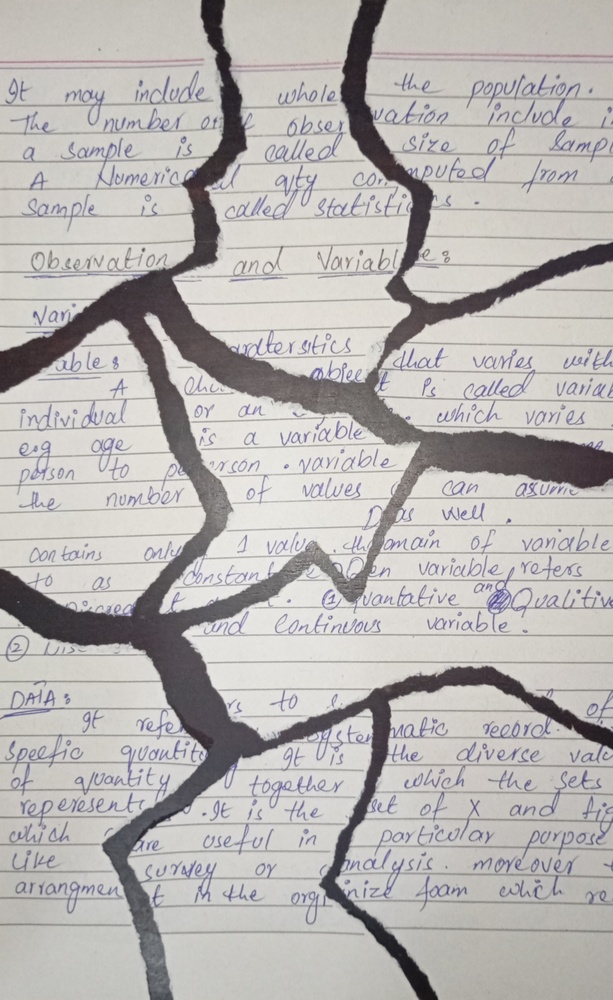
#> input picture Images/img75.jpeg, 613 x 1000 px, shrunk from 2186 x 3567 before the run, found by its file name
$ jupyter execute 'Edge detection.ipynb'   (older library calls are emulated)
#> lines starting #> are read from the running program, lines starting #| are printed output that depends on the picture; after the words box and inside, x2 and y2 are one past the last pixel; in counts of white or black regions, pixels touching at a corner belong together
[cell 1]
import numpy as np
import matplotlib.pyplot as plt
import cv2

[cell 2]
image_path = 'D:\PythonProject1\Intern\Images\img75.jpeg'
image = cv2.imread(image_path)
#> image is the input picture: shape (1000, 613, 3); mean B, G, R 179.6, 181.4, 184.6

[cell 3]
gray_image = cv2.cvtColor(image, cv2.COLOR_BGR2GRAY)
blurred_image = cv2.GaussianBlur(gray_image, (3,3), 0)
canny = cv2.Canny(blurred_image,50,150)
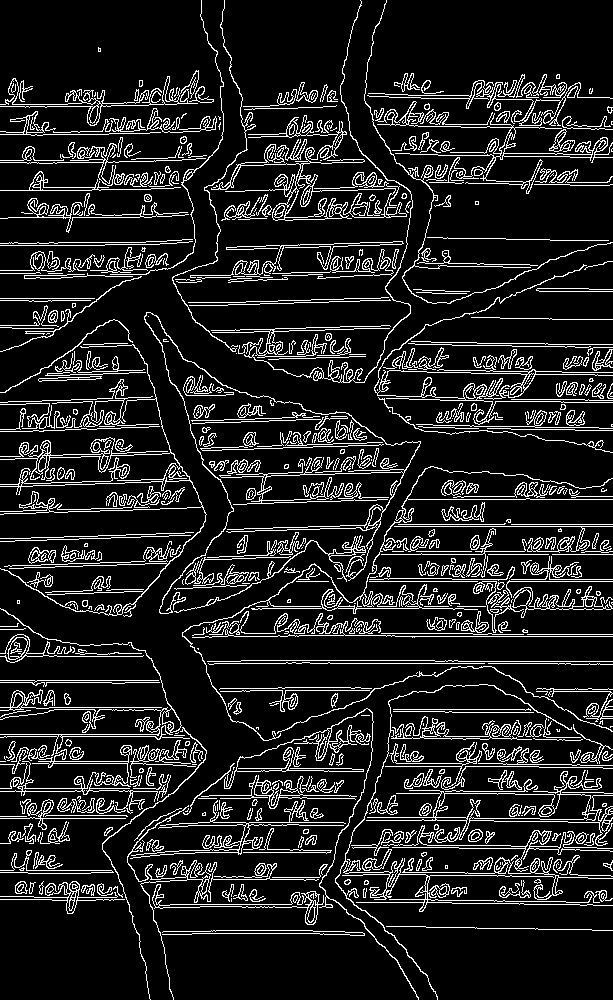
#> canny: shape (1000, 613); 12.6% white in thin lines or dots

[cell 4]
plt.figure(figsize=(15, 10))

plt.subplot(2, 2, 1)
plt.imshow(cv2.cvtColor(image, cv2.COLOR_BGR2RGB))
plt.title('Original Image')

plt.subplot(2, 2, 2)
plt.imshow(canny, cmap='gray')


plt.show()

[cell 5]
image=cv2.imread(image_path)
gray_image = cv2.cvtColor(image, cv2.COLOR_BGR2GRAY)
blurred_image = cv2.GaussianBlur(gray_image, (3,3),0)

[cell 6]
sobelx = cv2.Sobel(src=blurred_image, ddepth=cv2.CV_64F, dx=1, dy=1 )

[cell 7]
plt.figure(figsize=(15, 10))

plt.subplot(2, 2, 1)
plt.imshow(cv2.cvtColor(image,cv2.COLOR_BGR2RGB))
plt.title('Original Image')

plt.subplot(2, 2, 2)
plt.imshow(sobelx,cmap='grey')


plt.show()

[cell 8]
x=np.array([[1,1,1],[0,0,0],[-1,-1,-1]])
y=np.array([[-1,-1,-1],[0,0,0],[1,1,1]])

[cell 9]
prewittx=cv2.filter2D(blurred_image,cv2.CV_64F,x)
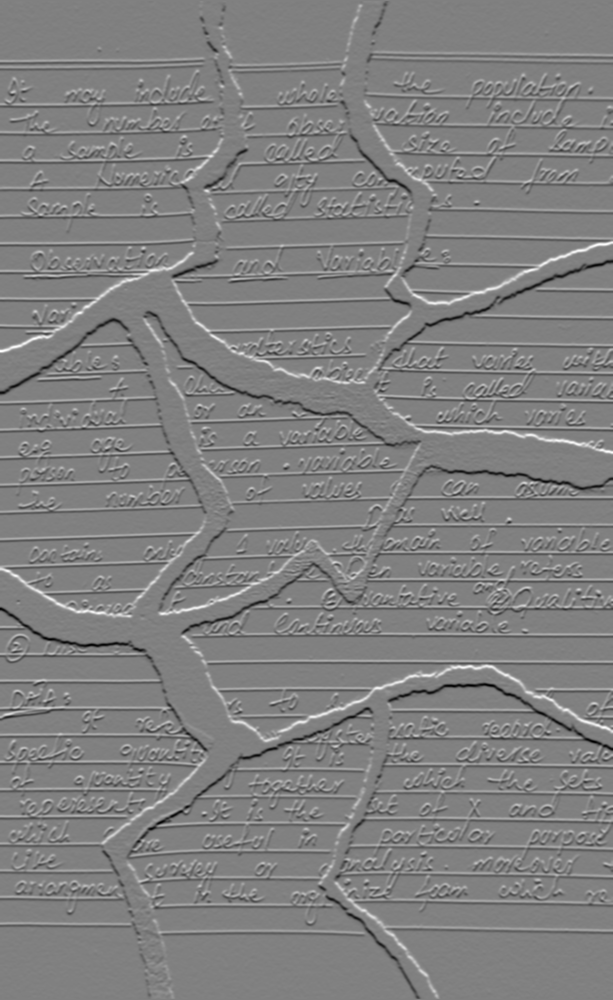
#> prewittx: shape (1000, 613) float64; min -330, max 325, mean 0; drawn with min black and max white
prewitty=cv2.filter2D(blurred_image,cv2.CV_64F,y)
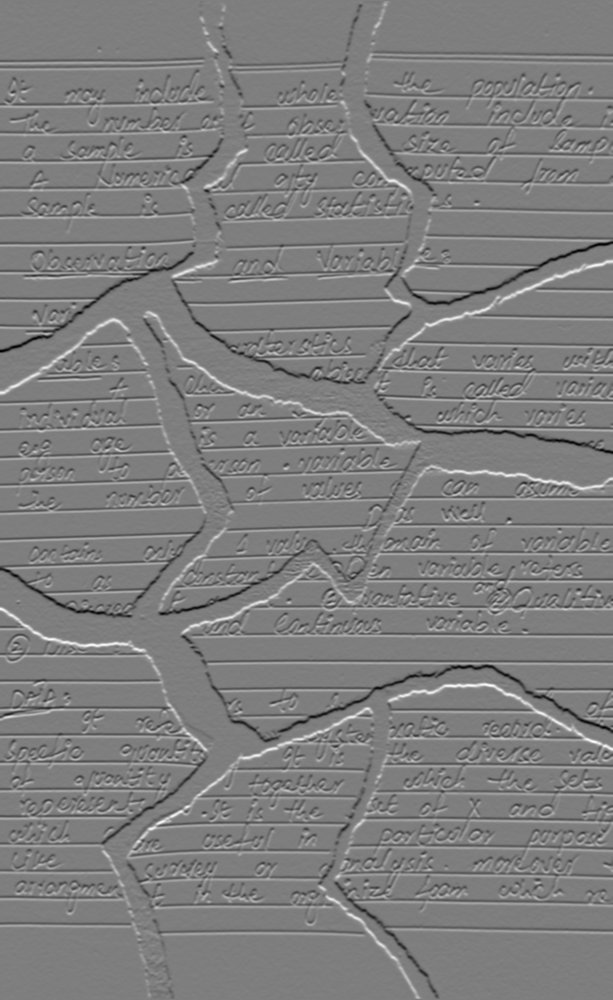
#> prewitty: shape (1000, 613) float64; min -325, max 330, mean 0; drawn with min black and max white
mag=np.sqrt(prewittx**2+prewitty**2)
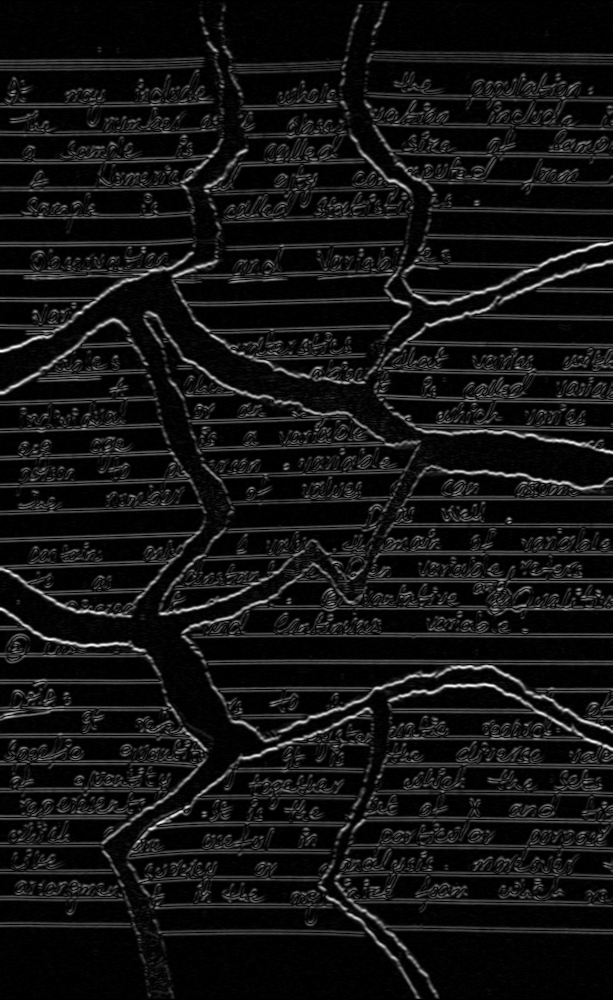
#> mag: shape (1000, 613) float64; min 0, max 466.7, mean 36.9; drawn with min black and max white

[cell 10]
final=cv2.convertScaleAbs(mag)
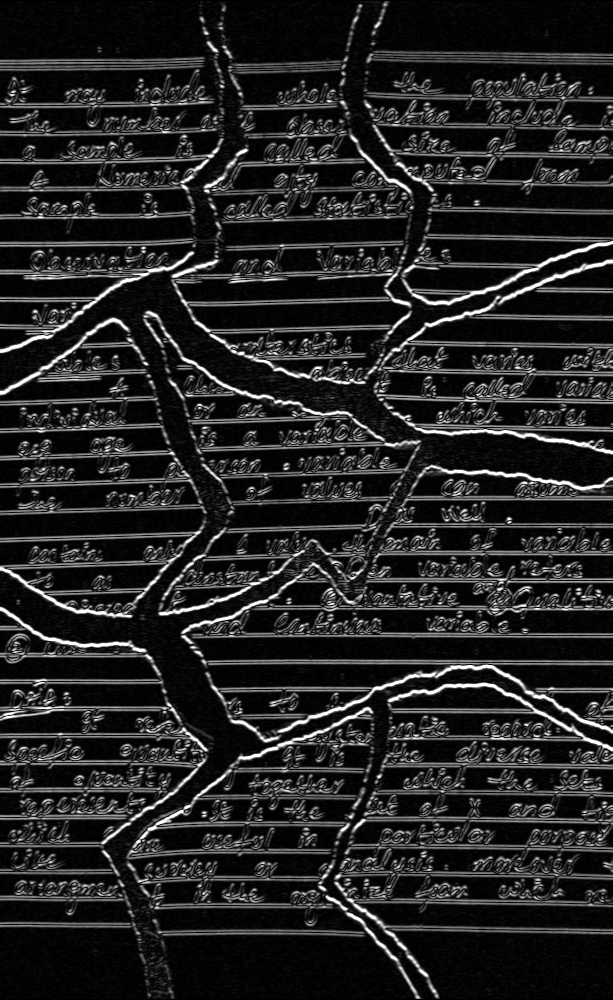
#> final: shape (1000, 613); min 0, max 255, mean 36.2
plt.figure(figsize=(15, 10))

plt.subplot(2, 2, 1)
plt.imshow(cv2.cvtColor(image, cv2.COLOR_BGR2RGB))
plt.title('Original Image')

plt.subplot(2, 2, 2)
plt.imshow(final,cmap='gray')


plt.show()
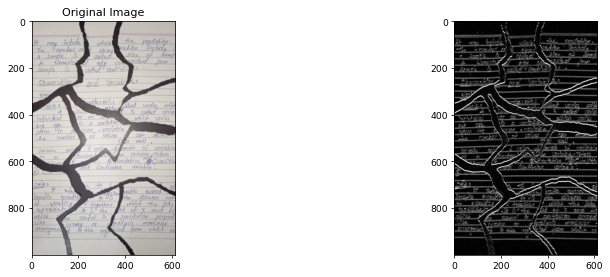
#> figure drawn by matplotlib, 2 panels

[cell 11]
scharr = cv2.Scharr(src=blurred_image, ddepth=cv2.CV_64F, dx=1, dy=0 )
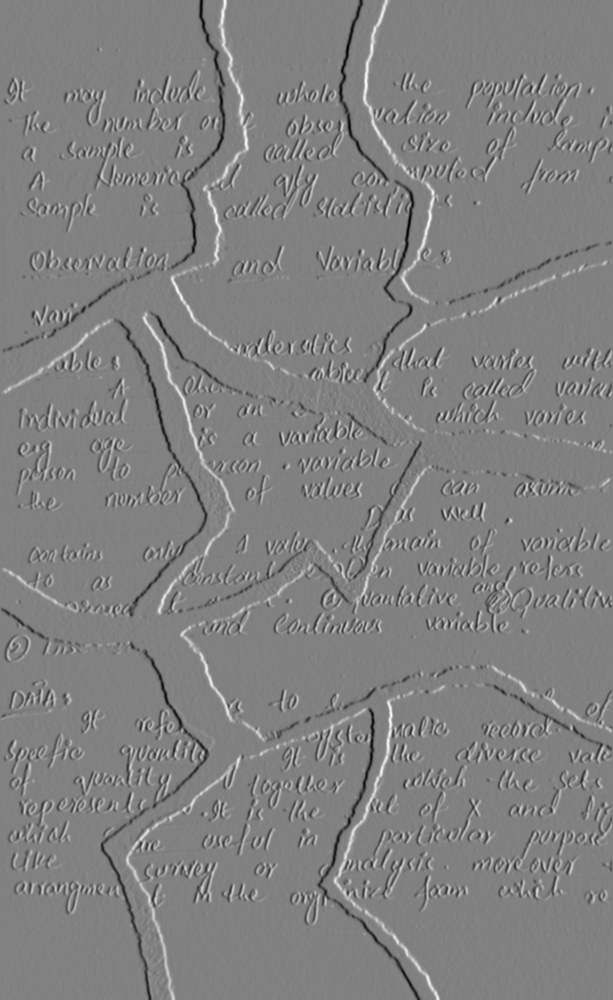
#> scharr: shape (1000, 613) float64; min -1847, max 1799, mean -0.5; drawn with min black and max white
plt.figure(figsize=(15, 10))

plt.subplot(2, 2, 1)
plt.imshow(cv2.cvtColor(image, cv2.COLOR_BGR2RGB))
plt.title('Original Image')

plt.subplot(2, 2, 2)
plt.imshow(scharr, cmap='gray')


plt.show()

[cell 12]
Lap = cv2.Laplacian(blurred_image,cv2.CV_64F )
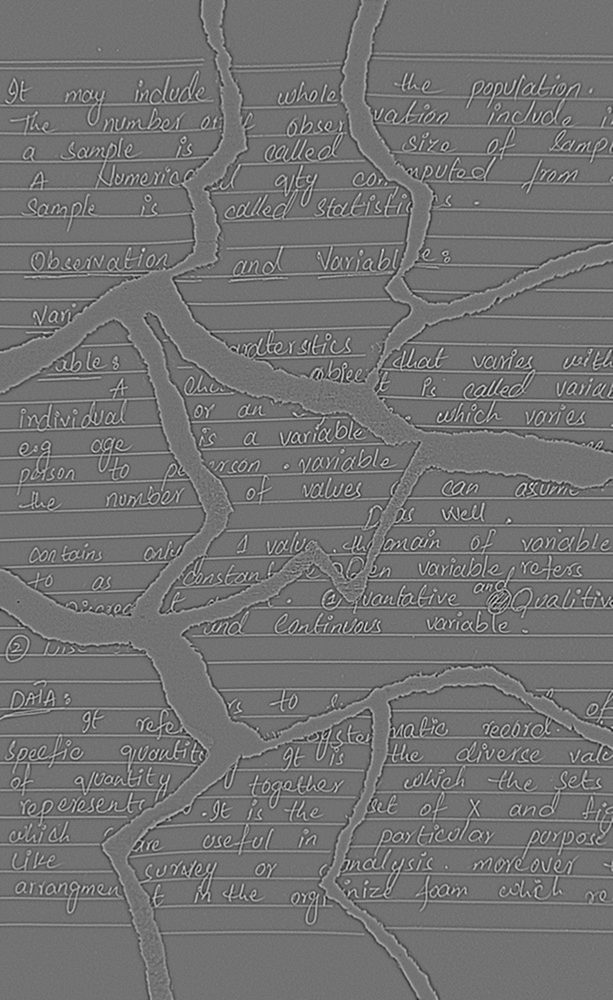
#> Lap: shape (1000, 613) float64; min -77, max 94, mean 0; drawn with min black and max white
plt.figure(figsize=(15, 10))

plt.subplot(2, 2, 1)
plt.imshow(cv2.cvtColor(image, cv2.COLOR_BGR2RGB))
plt.title('Original Image')

plt.subplot(2, 2, 2)
plt.imshow(Lap, cmap='gray')


plt.show()

$ run again, with Images/img150.jpeg copied over Images/img75.jpeg
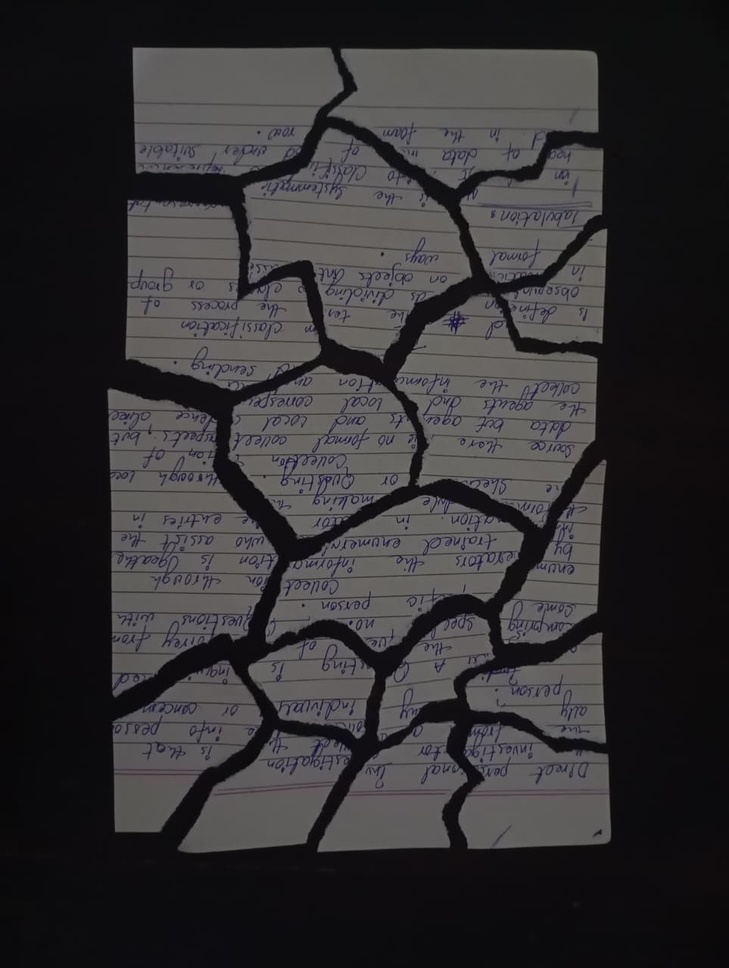
#> input picture Images/img150.jpeg, 729 x 968 px, shrunk from 963 x 1280 before the run, found by its file name
#> image is the input picture: shape (968, 729, 3); mean B, G, R 50.6, 48.9, 50.5
#> `canny = cv2.Canny(blurred_image,50,150)`:
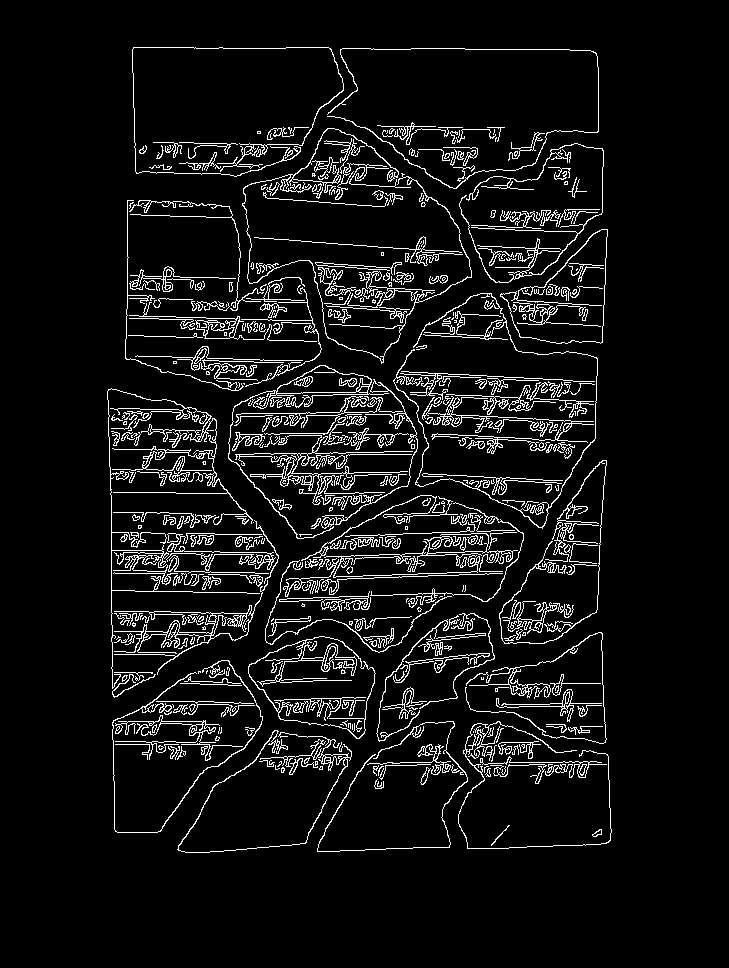
#> canny: shape (968, 729); 7.1% white in thin lines or dots, all inside (x1, y1, x2, y2) = (107, 47, 612, 853)
#> `Lap = cv2.Laplacian(blurred_image,cv2.CV_64F )`:
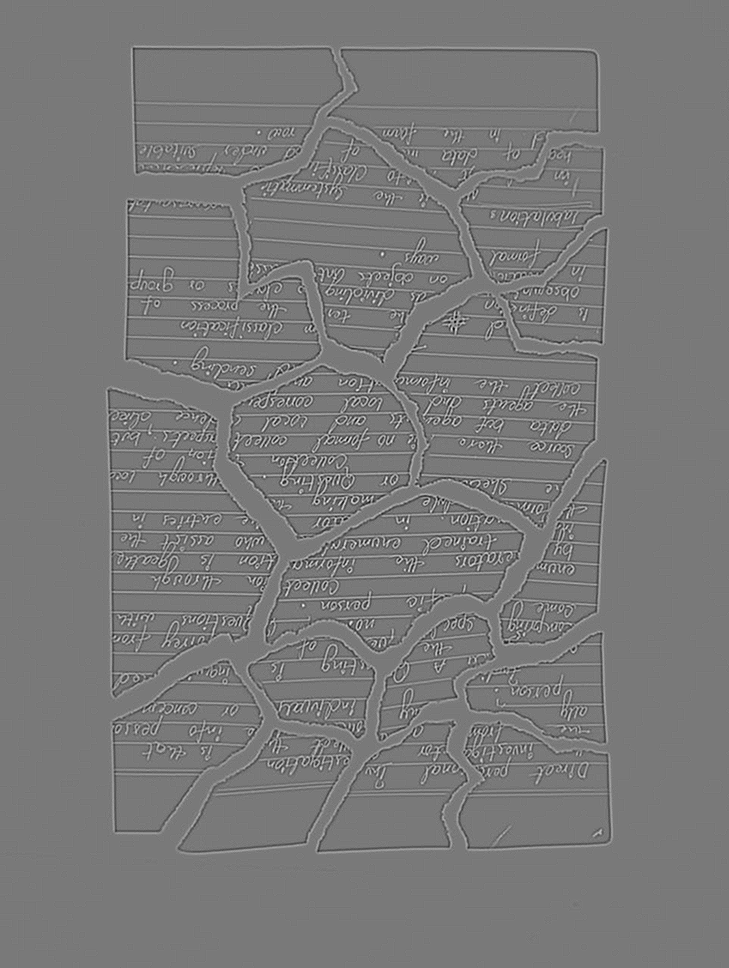
#> Lap: shape (968, 729) float64; min -61, max 67, mean 0; drawn with min black and max white

$ run again, with Images/img151.jpeg copied over Images/img75.jpeg
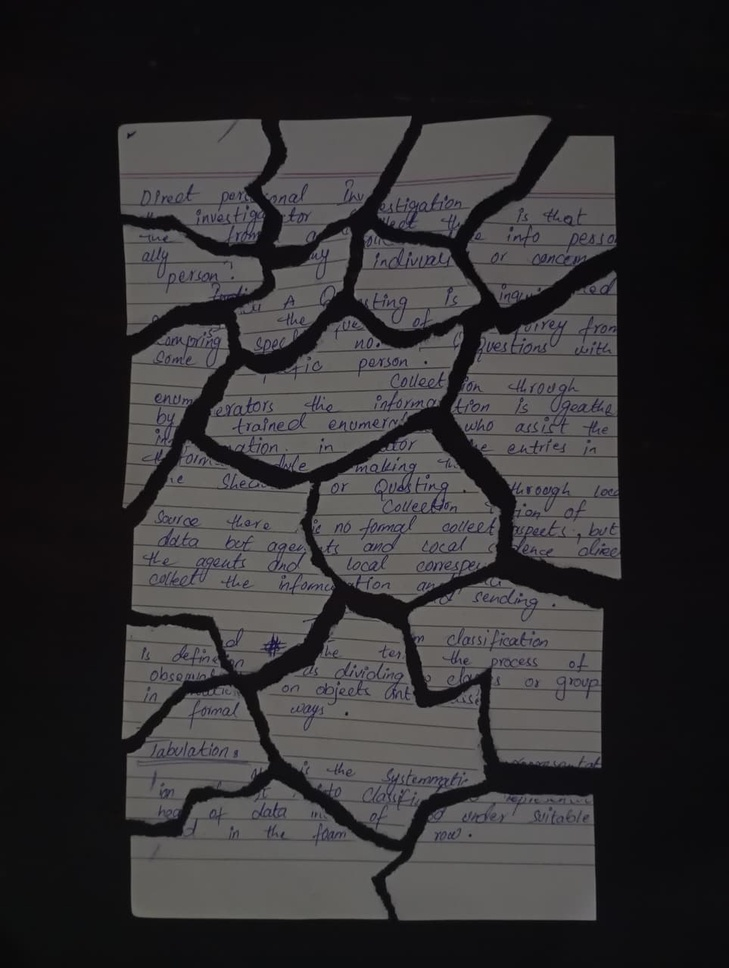
#> input picture Images/img151.jpeg, 729 x 968 px, shrunk from 963 x 1280 before the run, found by its file name
#> image is the input picture: shape (968, 729, 3); mean B, G, R 50.5, 48.9, 50.5
#> `canny = cv2.Canny(blurred_image,50,150)`:
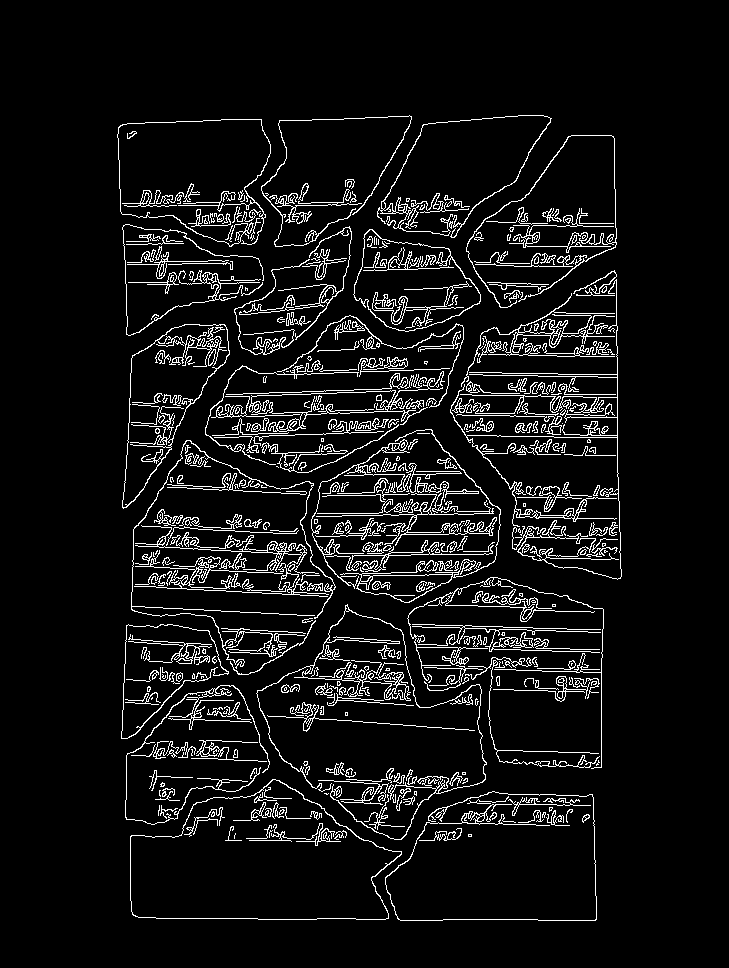
#> canny: shape (968, 729); 7.1% white in thin lines or dots, all inside (x1, y1, x2, y2) = (117, 115, 622, 921)
#> `Lap = cv2.Laplacian(blurred_image,cv2.CV_64F )`:
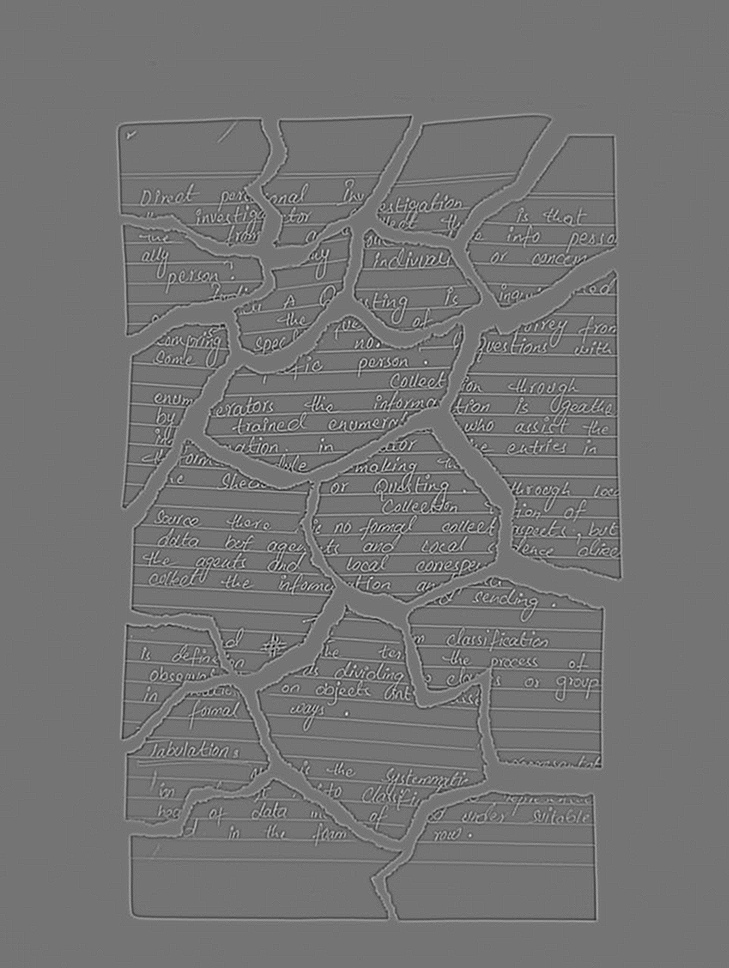
#> Lap: shape (968, 729) float64; min -60, max 71, mean 0; drawn with min black and max white
